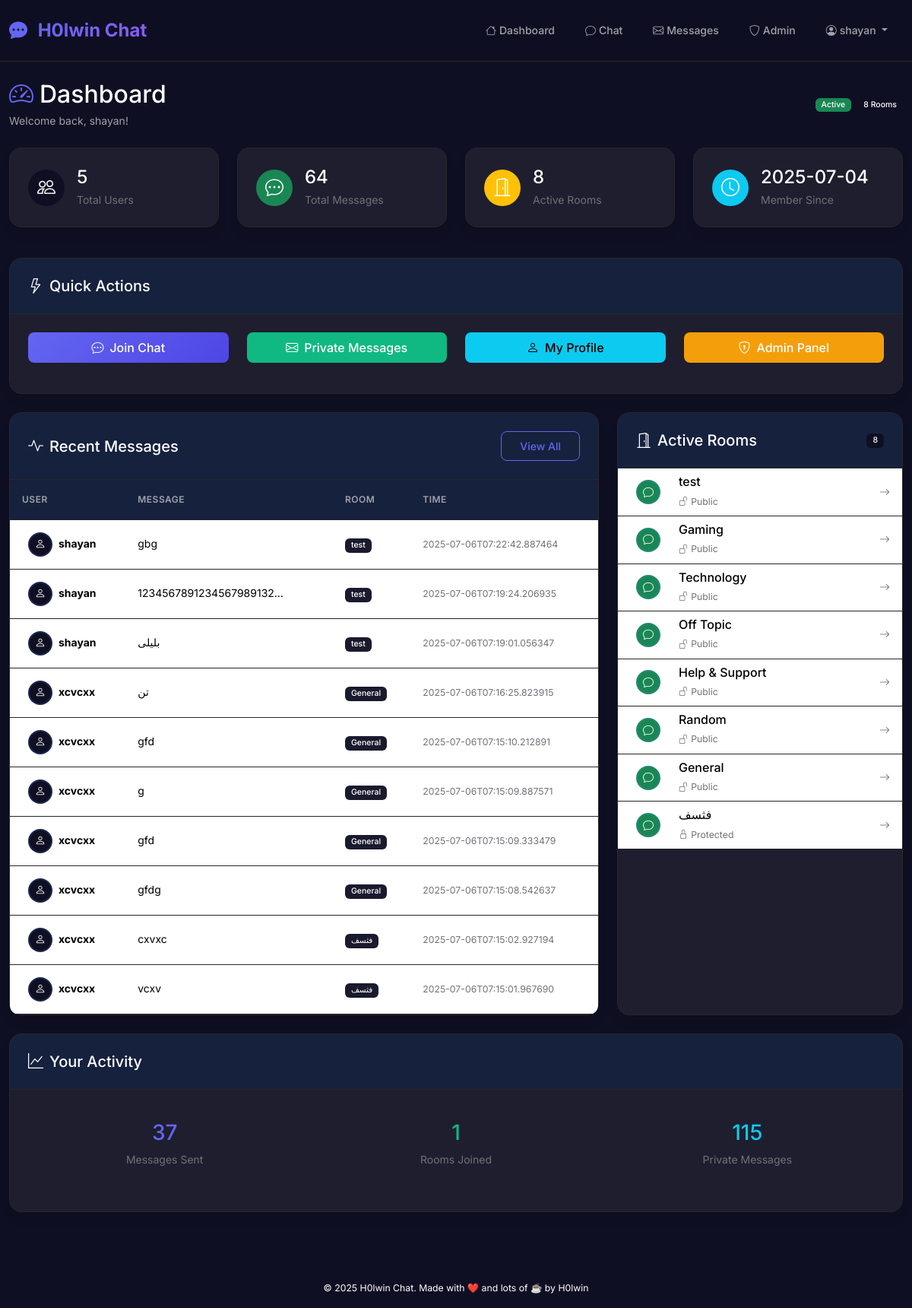
Before: /dashboard (signed in) with the older database file.
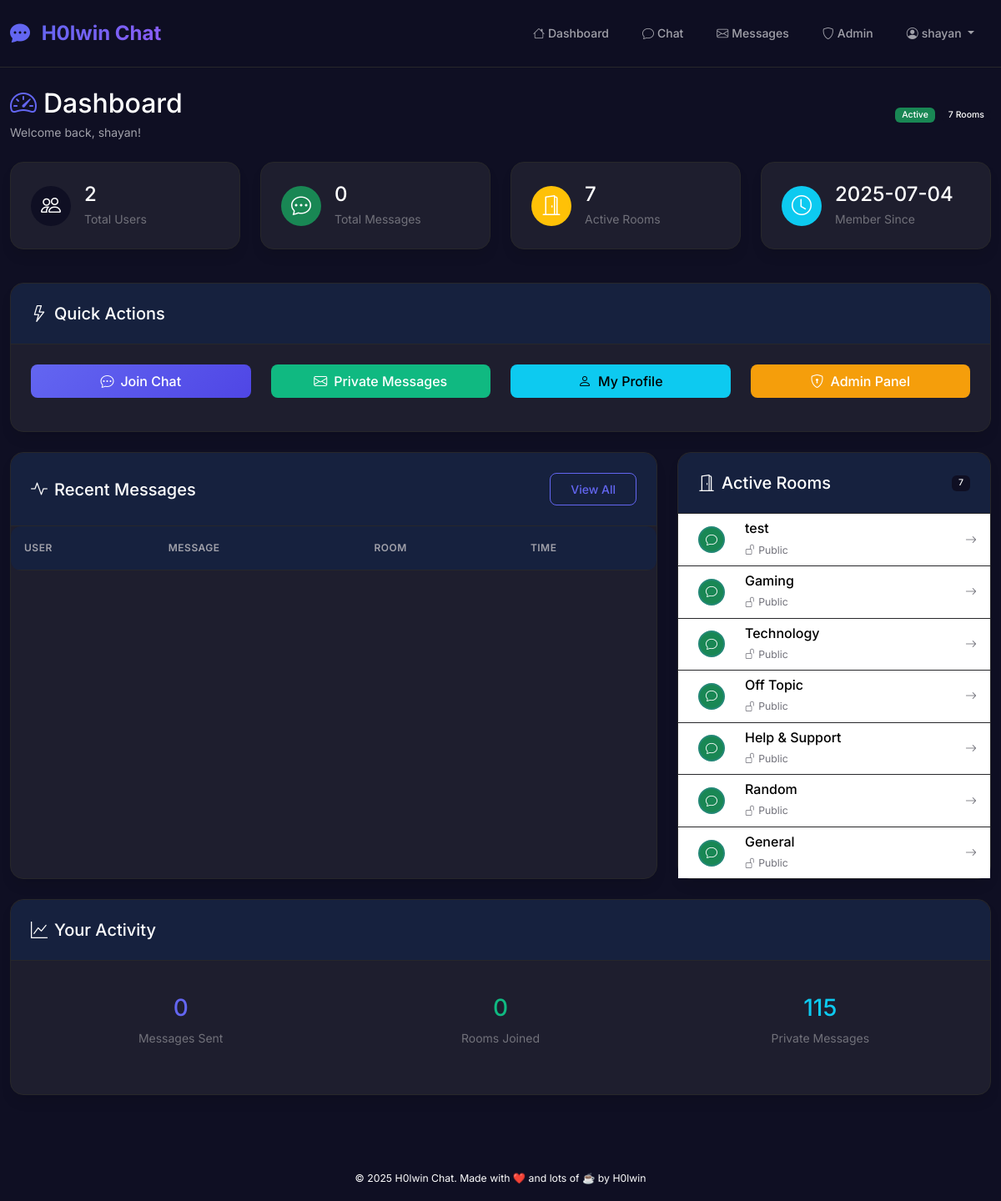
After: the same page with the newer database file.
### tables this page shows
CREATE TABLE messages (
    id INTEGER PRIMARY KEY AUTOINCREMENT,
    sender_id INTEGER NOT NULL,
    room_id INTEGER,
    content TEXT NOT NULL,
    timestamp TIMESTAMP DEFAULT CURRENT_TIMESTAMP,
    FOREIGN KEY (sender_id) REFERENCES users(id) ON DELETE CASCADE,
    FOREIGN KEY (room_id) REFERENCES rooms(id) ON DELETE SET NULL
);

CREATE TABLE "users" (
                    id INTEGER PRIMARY KEY AUTOINCREMENT,
                    username TEXT UNIQUE NOT NULL,
                    email TEXT UNIQUE NOT NULL,
                    hashed_password TEXT NOT NULL,
                    is_admin INTEGER DEFAULT 0,
                    created_at TIMESTAMP DEFAULT CURRENT_TIMESTAMP
                , display_name TEXT, bio TEXT, birth_date DATE, profile_image TEXT, last_seen TIMESTAMP);

CREATE TABLE rooms (
    id INTEGER PRIMARY KEY AUTOINCREMENT,
    name TEXT UNIQUE NOT NULL,
    slug TEXT UNIQUE NOT NULL,
    created_at TIMESTAMP DEFAULT CURRENT_TIMESTAMP
, password TEXT, hidden BOOLEAN DEFAULT 0);

### backend/app.py (the view)
@app.route('/dashboard')
@login_required
def dashboard():
    with get_db() as conn:
        cur = conn.cursor()
        cur.execute('SELECT id, username, email, is_admin, created_at FROM users')
        users = [dict(id=row[0], username=row[1], email=row[2], is_admin=row[3], created_at=row[4]) for row in cur.fetchall()]
        cur.execute('SELECT id, sender_id, content, timestamp FROM messages')
        messages = [dict(id=row[0], sender_id=row[1], content=row[2], timestamp=row[3]) for row in cur.fetchall()]
        cur.execute('''
            SELECT messages.id, users.username, messages.content, messages.timestamp, rooms.name as room_name
            FROM messages
            JOIN users ON messages.sender_id = users.id
            LEFT JOIN rooms ON messages.room_id = rooms.id
            ORDER BY messages.timestamp DESC
            LIMIT 10
        ''')
        recent_messages = [dict(id=row[0], username=row[1], content=row[2], timestamp=row[3], room_name=row[4] or 'General') for row in cur.fetchall()]
        cur.execute('SELECT COUNT(*) FROM messages WHERE sender_id = ?', (current_user.id,))
        user_message_count = cur.fetchone()[0]
        cur.execute('SELECT COUNT(DISTINCT room_id) FROM messages WHERE sender_id = ?', (current_user.id,))
        user_rooms_joined = cur.fetchone()[0]
        cur.execute('SELECT COUNT(*) FROM private_messages WHERE sender_id = ? OR receiver_id = ?', (current_user.id, current_user.id))
        user_pm_count = cur.fetchone()[0]
    rooms = fetch_rooms()
    return render_template('dashboard.html',
                         rooms=rooms,
                         users=users,
                         messages=messages,
                         recent_messages=recent_messages,
                         user_message_count=user_message_count,
                         user_rooms_joined=user_rooms_joined,
                         user_pm_count=user_pm_count)

### backend/app.py (called while the page is built)
@login_manager.user_loader
def load_user(user_id):
    return get_user_by_id(user_id)

def get_db():
    db_path = os.path.join(os.path.dirname(__file__), 'db', 'chatroom.db')
    return sqlite3.connect(db_path)

def fetch_rooms():
    print('fetch_rooms() called')
    with get_db() as conn:
        cur = conn.cursor()
        cur.execute('SELECT id, name, slug, password, created_at, hidden FROM rooms WHERE hidden = 0 ORDER BY created_at ASC')
        rooms = [dict(id=row[0], name=row[1], slug=row[2], has_password=bool(row[3]), created_at=row[4], hidden=bool(row[5])) for row in cur.fetchall()]
        print(f'fetch_rooms() returning {len(rooms)} rooms: {rooms}')
        return rooms

def get_setting(key, default=None):
    with get_db() as conn:
        cur = conn.cursor()
        cur.execute('SELECT value FROM settings WHERE key = ?', (key,))
        row = cur.fetchone()
        return row[0] if row else default

@app.context_processor
def inject_site_name():
    site_name = get_setting('site_name', 'ChatRoom')
    return dict(site_name=site_name)

### frontend/templates/dashboard.html (shortened to what the changed rows need)
{% extends 'base.html' %}
{% block content %}
<div class="container-fluid">
    <div class="row">
        <div class="col-12">
            <div class="d-flex justify-content-between align-items-center mb-4">
                <div>
                    <h2 class="mb-1">
                        <i class="bi bi-speedometer2 me-2 text-primary"></i>Dashboard
                    </h2>
                </div>
                <div class="d-flex gap-2">
                    <span class="badge bg-success">Active</span>
                    <span class="badge bg-primary">{{ rooms|length }} Rooms</span>
                </div>
            </div>
            <div class="row mb-4">
                <div class="col-md-3 mb-3">
                    <div class="card h-100">
                        <div class="card-body">
                            <div class="d-flex align-items-center">
                                <div class="flex-grow-1 ms-3">
                                    <h4 class="mb-1">{{ users|length }}</h4>
                                    <p class="text-muted mb-0">Total Users</p>
                                </div>
                            </div>
                        </div>
                    </div>
                </div>
                <div class="col-md-3 mb-3">
                    <div class="card h-100">
                        <div class="card-body">
                            <div class="d-flex align-items-center">
                                <div class="flex-grow-1 ms-3">
                                    <h4 class="mb-1">{{ messages|length }}</h4>
                                    <p class="text-muted mb-0">Total Messages</p>
                                </div>
                            </div>
                        </div>
                    </div>
                </div>
                <div class="col-md-3 mb-3">
                    <div class="card h-100">
                        <div class="card-body">
                            <div class="d-flex align-items-center">
                                <div class="flex-grow-1 ms-3">
                                    <h4 class="mb-1">{{ rooms|length }}</h4>
                                    <p class="text-muted mb-0">Active Rooms</p>
                                </div>
                            </div>
                        </div>
                    </div>
                </div>
            </div>
            <div class="row">
                <div class="col-md-8 mb-4">
                    <div class="card h-100">
                        <div class="card-body p-0">
                            <div class="table-responsive">
                                <table class="table table-hover mb-0">
                                    <thead>
                                        <tr>
                                            <th>User</th>
                                            <th>Message</th>
                                            <th>Room</th>
                                            <th>Time</th>
                                        </tr>
                                    </thead>
                                    <tbody>
                                        {% for msg in recent_messages %}
                                        <tr>
                                            <td>
                                                <div class="d-flex align-items-center">
                                                    <div class="avatar-sm bg-primary rounded-circle d-flex align-items-center justify-content-center me-2">
                                                        <i class="bi bi-person text-white"></i>
                                                    </div>
                                                    <strong>{{ msg.username }}</strong>
                                                </div>
                                            </td>
                                            <td>
                                                <div class="text-truncate" style="max-width: 200px;" title="{{ msg.content }}">
                                                    {{ msg.content }}
                                                </div>
                                            </td>
                                            <td>
                                                <span class="badge bg-secondary">{{ msg.room_name }}</span>
                                            </td>
                                            <td>
                                                <small class="text-muted">{{ msg.timestamp }}</small>
                                            </td>
                                        </tr>
                                        {% endfor %}
                                    </tbody>
                                </table>
                            </div>
                        </div>
                    </div>
                </div>
                <div class="col-md-4 mb-4">
                    <div class="card h-100">
                        <div class="card-header d-flex justify-content-between align-items-center">
                            <h5 class="mb-0">
                                <i class="bi bi-door-open me-2"></i>Active Rooms
                            </h5>
                            <span class="badge bg-primary">{{ rooms|length }}</span>
                        </div>
                        <div class="card-body p-0">
                            <div class="list-group list-group-flush">
                                {% for room in rooms %}
                                <a href="/chat/room/{{ room.slug }}" class="list-group-item list-group-item-action">
                                    <div class="d-flex align-items-center">
                                        <div class="flex-shrink-0">
                                            <div class="avatar-sm bg-success rounded-circle d-flex align-items-center justify-content-center">
                                                <i class="bi bi-chat text-white"></i>
                                            </div>
                                        </div>
                                        <div class="flex-grow-1 ms-3">
                                            <h6 class="mb-1 room-name">{{ room.name }}</h6>
                                            <small class="text-muted">
                                                {% if room.has_password %}
                                                <i class="bi bi-lock me-1"></i>Protected
                                                {% else %}
                                                <i class="bi bi-unlock me-1"></i>Public
                                                {% endif %}
                                            </small>
                                        </div>
                                        <div class="flex-shrink-0">
                                            <i class="bi bi-arrow-right text-muted"></i>
                                        </div>
                                    </div>
                                </a>
                                {% endfor %}
                            </div>
                        </div>
                    </div>
                </div>
            </div>
            <div class="row">
                <div class="col-12">
                    <div class="card">
                        <div class="card-body">
                            <div class="row">
                                <div class="col-md-4 text-center mb-3">
                                    <div class="p-3">
                                        <h3 class="text-primary mb-2">{{ user_message_count }}</h3>
                                        <p class="text-muted mb-0">Messages Sent</p>
                                    </div>
                                </div>
                                <div class="col-md-4 text-center mb-3">
                                    <div class="p-3">
                                        <h3 class="text-success mb-2">{{ user_rooms_joined }}</h3>
                                        <p class="text-muted mb-0">Rooms Joined</p>
                                    </div>
                                </div>
    </div>
  </div>
      </div>
    </div>
      </div>
    </div>
  </div>
</div>
{% endblock %}

Changed rows visible on the page:
removed messages: username "shayan", content "gbg", room_name "test", timestamp "2025-07-06T07:22:42.887464"
removed messages: username "shayan", content "1234567891234567989132…", room_name "test", timestamp "2025-07-06T07:19:24.206935"
removed messages: username "shayan", content "بلیلی", room_name "test", timestamp "2025-07-06T07:19:01.056347"
removed messages: username "xcvcxx", content "تن", room_name "General", timestamp "2025-07-06T07:16:25.823915"
removed messages: username "xcvcxx", content "gfd", room_name "General", timestamp "2025-07-06T07:15:10.212891"
removed messages: username "xcvcxx", content "g", room_name "General", timestamp "2025-07-06T07:15:09.887571"
removed messages: username "xcvcxx", content "gfd", room_name "General", timestamp "2025-07-06T07:15:09.333479"
removed messages: username "xcvcxx", content "gfdg", room_name "General", timestamp "2025-07-06T07:15:08.542637"
removed messages: username "xcvcxx", content "cxvxc", room_name "فثسف", timestamp "2025-07-06T07:15:02.927194"
removed messages: username "xcvcxx", content "vcxv", room_name "فثسف", timestamp "2025-07-06T07:15:01.967690"
removed rooms: name "فثسف", shows "Protected"
Other visible differences:
{{ rooms|length }}: "8" → "7"
{{ users|length }}: "5" → "2"
{{ messages|length }}: "64" → "0"
{{ user_message_count }}: "37" → "0"
{{ user_rooms_joined }}: "1" → "0"
